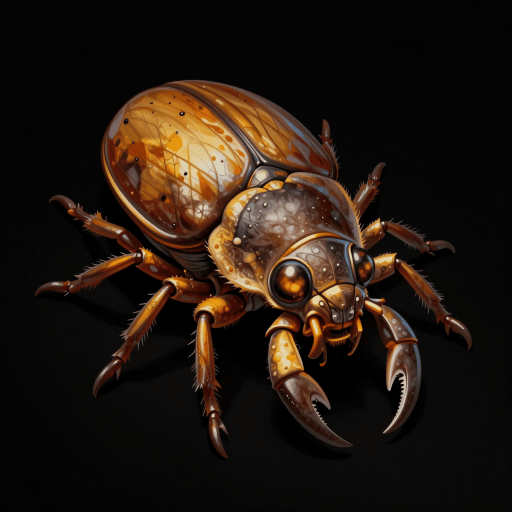
#> input picture assets/monsters/desert_raw/brouk.png, 1024 x 1024 px (shown at 1/2 size)
$ python map_bands.py ../../assets/monsters/desert_raw/brouk.png ../../assets/monsters/desert_raw/cerv.png
#> lines starting #> are read from the running program, lines starting #| are printed output that depends on the picture
#!/usr/bin/env python3
"""Compare the PWA's and the port's map frames row-band by row-band, to locate the
COLOURED / DESATURATED split Jan reports on the map's artwork.

  python3 tools/import/map_bands.py <pwa.png> <port.png> [--crop x0,x1]

Prints, for each card band, the mean saturation per row and the mean RGB, so a band of
"70 % coloured, 30 % grey" is visible as a step in `sat` at a specific row rather than as a
gut feeling about a thumbnail.
"""
import sys

import numpy as np
from PIL import Image


def bands(path, crop=None):
#> called with crop = (16, 374)
    a = np.asarray(Image.open(path).convert("RGB")).astype(np.int16)
    if crop:
        a = a[:, crop[0]:crop[1]]
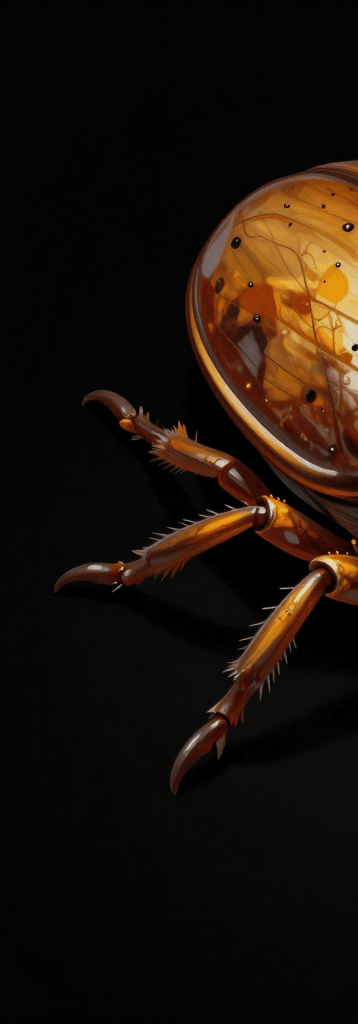
#> a: shape (1024, 358, 3) int16; mean R, G, B 27.6, 17.6, 10
    sat = a.max(axis=2) - a.min(axis=2)
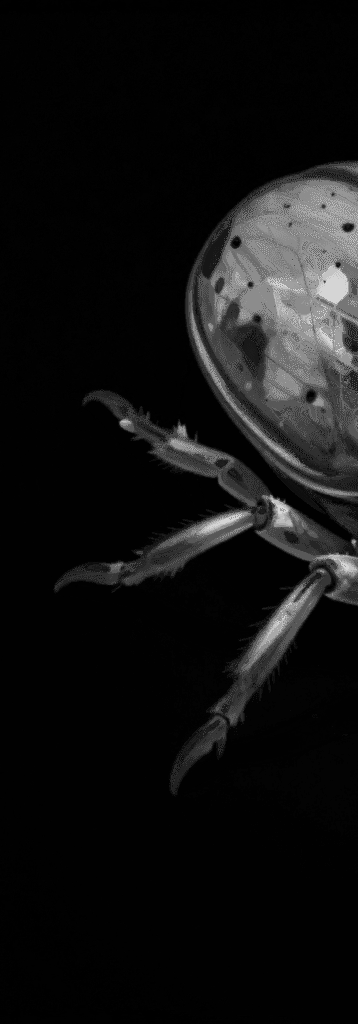
#> sat: shape (1024, 358) int16; min 0, max 213, mean 17.6
    return a, sat


def main():
    pwa_path, port_path = sys.argv[1], sys.argv[2]
    crop = (16, 374)
    for path, name in ((pwa_path, "PWA"), (port_path, "PORT")):
        a, sat = bands(path, crop)
        print(f"== {name} {path} {a.shape}")
#| == PWA ../../assets/monsters/desert_raw/brouk.png (1024, 358, 3)
        for y in range(80, 340, 4):
            print(f"  y{y:3d} sat {sat[y].mean():5.1f}  mean {a[y].mean(axis=0).round(0)}"
                  f"  p10 {np.percentile(sat[y], 10):5.1f}")
#> this loop made 65 passes
#|   y 80 sat   1.0  mean [5. 4. 4.]  p10   0.0
#|   y 84 sat   0.9  mean [5. 4. 4.]  p10   0.0
#|   y 88 sat   0.9  mean [5. 4. 4.]  p10   0.0
#|   y 92 sat   0.9  mean [5. 4. 4.]  p10   0.0
#|   y 96 sat   0.8  mean [4. 4. 4.]  p10   0.0
#|   y100 sat   1.0  mean [5. 4. 4.]  p10   0.0
#|   y104 sat   0.9  mean [4. 4. 3.]  p10   0.0
#|   y108 sat   1.1  mean [5. 4. 3.]  p10   0.0
#> (further printed lines are left out)
#> pass 2 of the loop in main, `for path, name in ((pwa_path, "PWA"), (port_path, "PORT")):`:
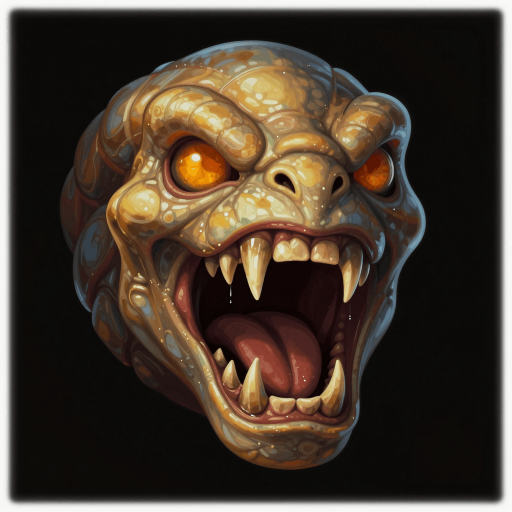
#> input picture assets/monsters/desert_raw/cerv.png, 1024 x 1024 px (shown at 1/2 size)
#> in bands (call 2), `a = a[:, crop[0]:crop[1]]`:
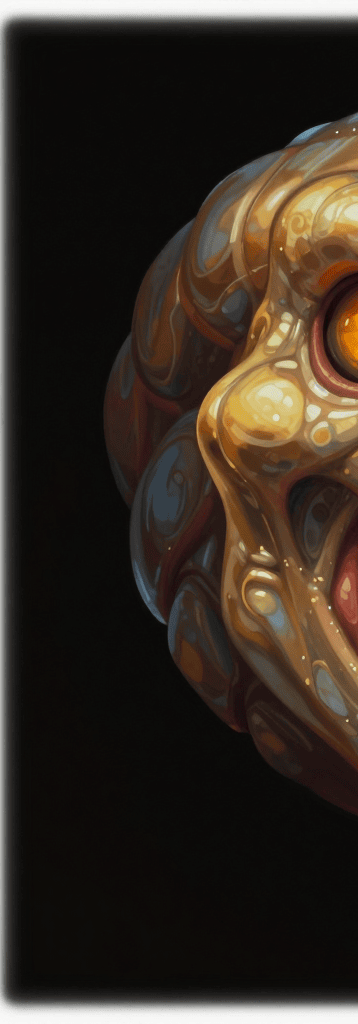
#> a: shape (1024, 358, 3) int16; mean R, G, B 53.2, 43.7, 34.8
#> in bands (call 2), `sat = a.max(axis=2) - a.min(axis=2)`:
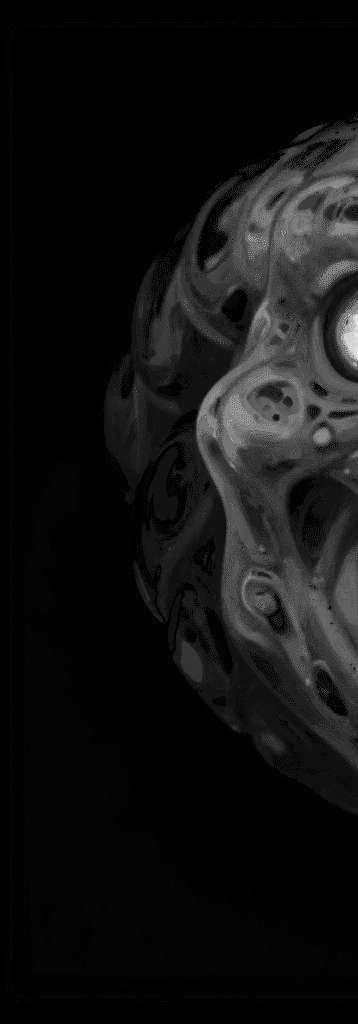
#> sat: shape (1024, 358) int16; min 1, max 230, mean 18.7
#| == PORT ../../assets/monsters/desert_raw/cerv.png (1024, 358, 3)
#> the loop in main, `for y in range(80, 340, 4):` made 65 passes
#|   y 80 sat   2.5  mean [14. 12. 11.]  p10   2.0
#|   y 84 sat   2.4  mean [14. 12. 11.]  p10   2.0
#|   y 88 sat   2.4  mean [14. 12. 11.]  p10   2.0
#|   y 92 sat   2.4  mean [14. 12. 11.]  p10   2.0
#|   y 96 sat   2.4  mean [14. 13. 11.]  p10   2.0
#> (further printed lines are left out)


if __name__ == "__main__":
    main()
